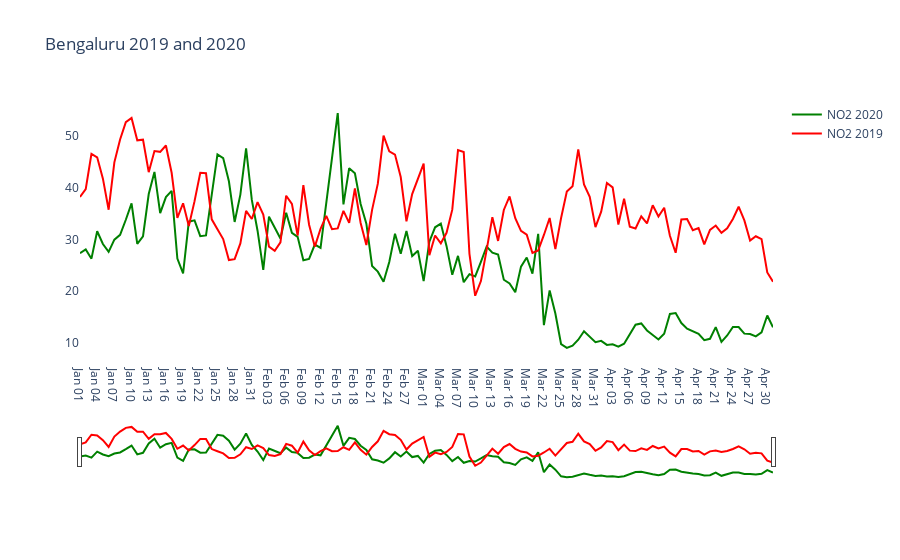

The cell this chart's notebook holds for it:
### Code cell
pollution_comparison('Bengaluru')
